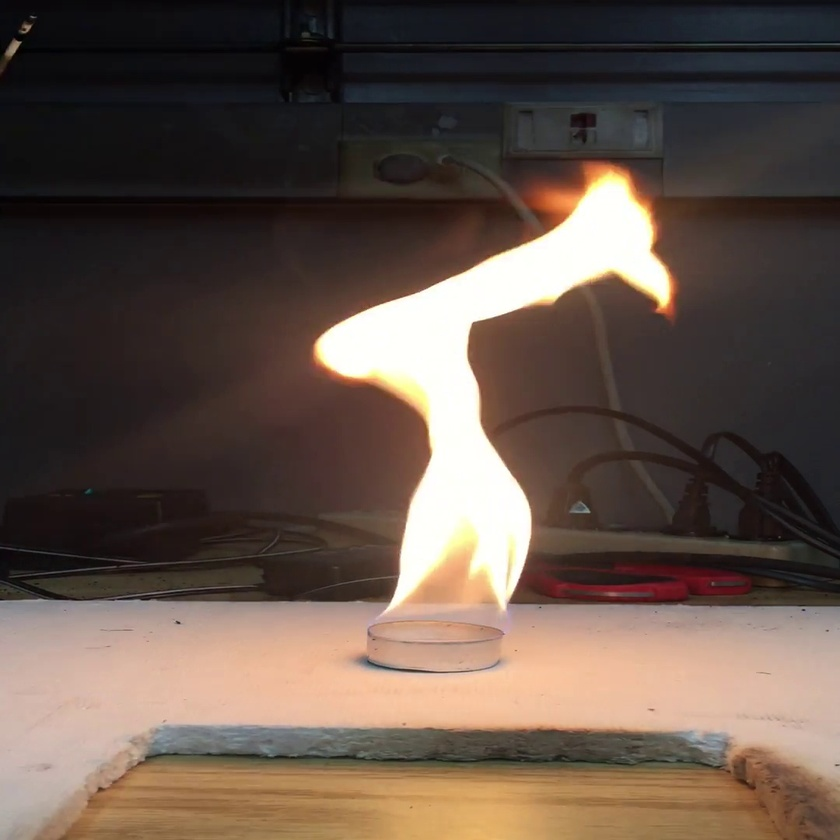
#> input picture VideoProecessing/frame1808.jpg, 840 x 840 px, shrunk from 1080 x 1080 before the run, given as the content of the folder antProjects/FlameDetectionAPP/WebApplication/static/img/Area, which was not available
$ python FlameImagesProcessing.py   (older library calls are emulated)
#> lines starting #> are read from the running program, lines starting #| are printed output that depends on the picture; pictures that were not available may be replaced by others from this repository, and a replacement may not be noted
import cv2
from PIL import Image
import os,sys
import glob
import mahotas

path="/Users/wangmeijie/ALLImportantProjects/FlameDetectionAPP/WebApplication/static/img/Area"

for image in glob.glob( os.path.join(path, '*.jpg')):
     print (image)
     imagepath= str(image)
     print (imagepath)
     image2 = mahotas.imread(image)
#> image2 is the input picture: shape (840, 840, 3); mean R, G, B 99.8, 83.7, 74.4
     gs = cv2.cvtColor(image2,cv2.COLOR_BGR2GRAY)
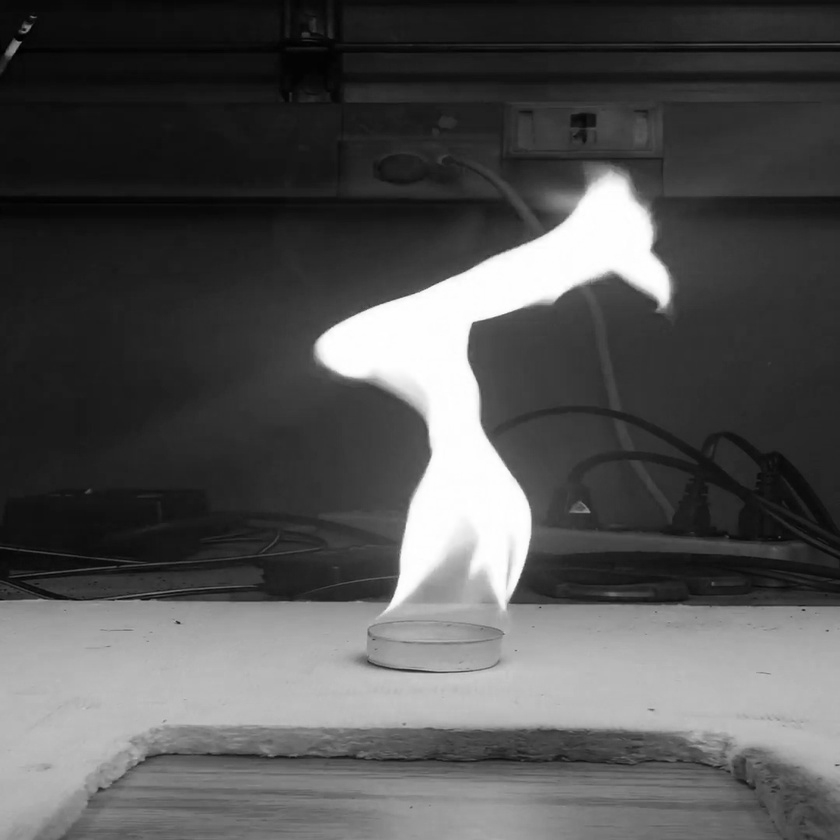
#> gs: shape (840, 840); min 0, max 255, mean 82.8

     gs_neg = 255 - gs.astype(int)
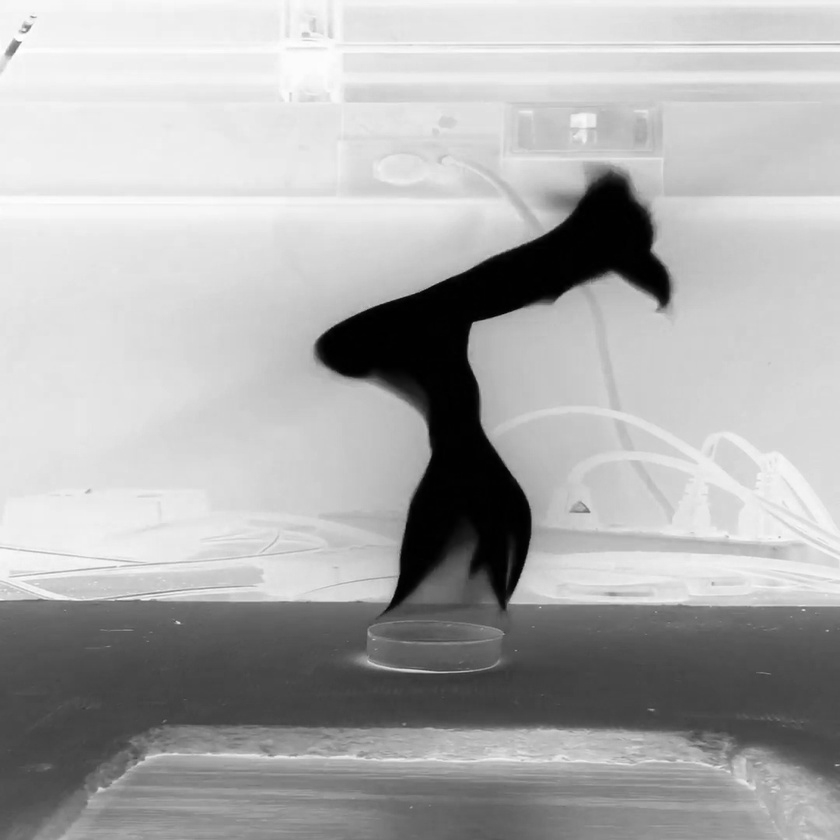
#> gs_neg: shape (840, 840) int64; min 0, max 255, mean 172.2
     gs_neg[gs_neg>50] = 1000
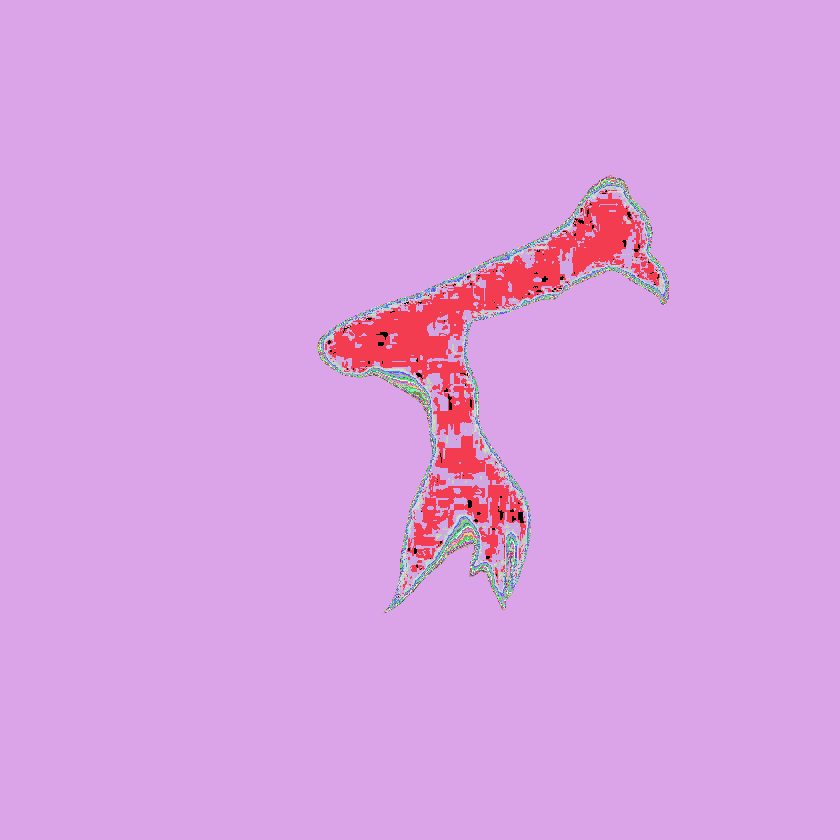
#> gs_neg: shape (840, 840) int64; 52 distinct labels, from 0 to 1000; one colour per label, 0 black
     gs_neg = gs_neg.astype('uint8')
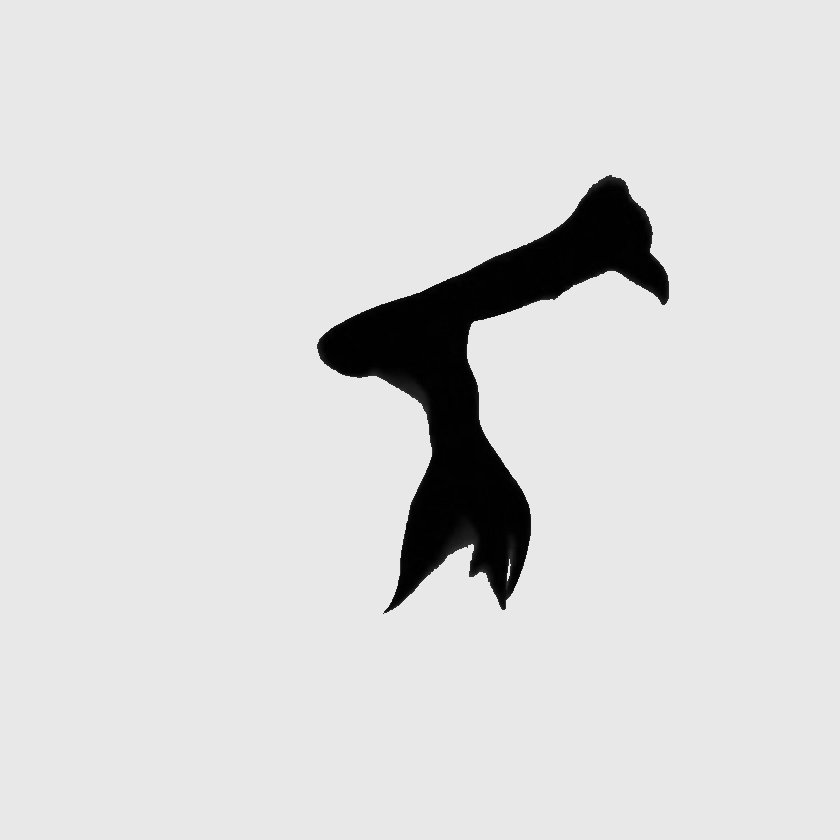
#> gs_neg: shape (840, 840); min 0, max 232, mean 217.9


     show_image = [gs_neg]
     show_imagename = ['negative']
     n_showimg = len(show_image)
#> n_showimg = 1
     print (n_showimg)
#| 1

     # show_image.save(os.path.join(path_of_save, image))
     mahotas.imsave(imagepath, gs_neg)

cv2.waitKey(0)
cv2.destroyAllWindows()
